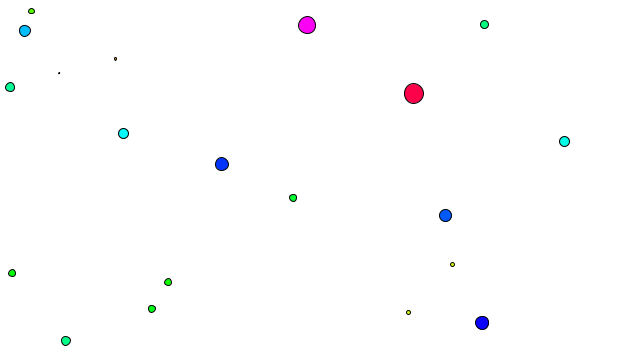
Frame 1 (no input)
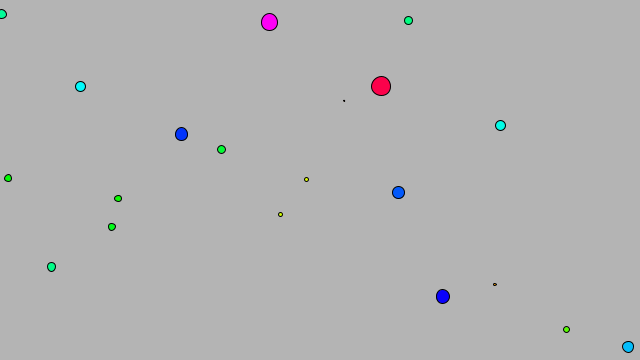
Frame 60 (the mouse pressed at the canvas centre just before this capture)
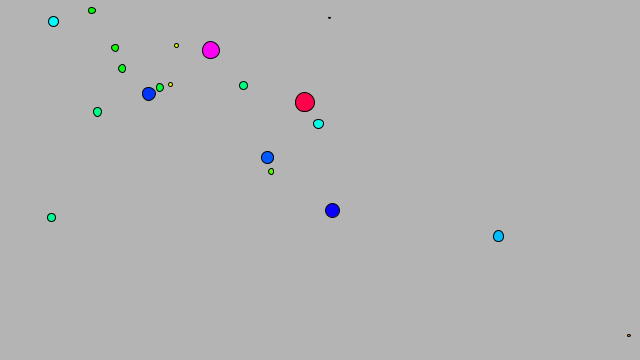
Frame 120 (the mouse held since frame 60 and released just before this capture)

The Processing sketch that drew these frames (run headless with seeded random() and noise(); from frame 60 on, the mouse is pressed at the canvas centre):

// Processing sketch: processing_186185
// ── processing_186185.pde

/////////////////////////////////////////////////////////////////////////////
// Example 1.11: Motion 101 加速度の対話的処理(シフマン, p.50)
// 複数物体（多体）
/////////////////////////////////////////////////////////////////////////////
////////// 大域変数宣言エリア
////Mover mover;  //大域変数の宣言（Mover型の「変数」 mover）
Mover[] movers = new Mover[20];

////////// セットアップエリア
void setup(){
  size(640,360);       //表示窓サイズの指定
  ////mover = new Mover(); //オブジェクト（インスタンス）moverの生成
  for(int i = 0; i < movers.length; i++){
    movers[i] = new Mover();
  }
}

////////// メインルーチン（無限ループ）
void draw(){
  background(255);    //背景色を白色に
  
  for(int i = 0; i < movers.length; i++){
    movers[i].update();     //オブジェクトmoverの状態の更新
    movers[i].checkEdges(); //窓の端かどうかをチェック
    movers[i].display();    //表示
  }
}

///////////////////// 関数やクラスの定義エリア
class Mover{ //// クラスMoverの定義
  PVector location;     //位置（PVector型）
  PVector velocity;     //速度（PVector型）
  PVector acceleration; //加速度（PVector型）
  float   topspeed;     //速度の大きさ制限（float型）
  float  m;
  float  col;
  float r;
  
  Mover(){ //コンストラクタ（初期状態の設定に用いられる）
    location = new PVector(random(width), random(height)); //初期位置の設定
    velocity = new PVector(0,0);               //初期速度の設定
    topspeed = 30;  //速度制限
    //m0 = random(1,100);
    m = random(1,20);
    col = (m/20*360)-1;
    r = m ;
  }
  
  void update(){ //状態更新メソッド
    PVector mouse = new PVector(mouseX, mouseY); //マウスポインタの位置ベクトル
    PVector dir = PVector.sub(mouse,location);   ////「static」
    dir.normalize();     //正規化
    dir.mult(0.35);    //スケーリング
    dir.div(m);
    acceleration = dir;  //加速
    //acceleration.y = dir.y/m;  //加速
    
    velocity.add(acceleration); //速度は加速度によって変化する
    velocity.limit(topspeed);   //速度は topspeed によって制限される
    location.add(velocity);     //位置は速度によって変化する
  }
  
  void display(){ //表示用メソッド
    stroke(0);
    colorMode(HSB,360,100,100);
    fill(col, 99, 99);
    ellipse(location.x, location.y, r, r);
  }
  
  void checkEdges(){ //窓の端かどうかをチェックするためのメソッド
    if(location.x > width){     //もしも右にはみ出したら
      location.x = 0;
    } else if(location.x < 0){  //もしも左にはみ出したら
      location.x = width;
    }
    
    if(location.y > height){    //もしも下にはみ出したら
      location.y = 0;
    } else if(location.y < 0){  //もしも上にはみ出したら
      location.y = height;
    }
  }
}
